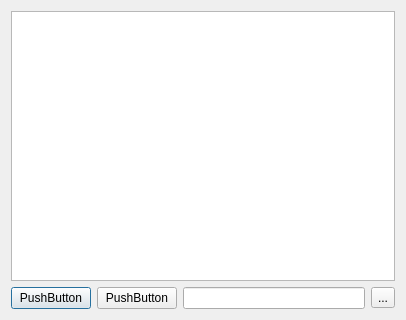
<?xml version="1.0" encoding="UTF-8"?>
<ui version="4.0">
 <class>Dialog_projection_PKAEMO4</class>
 <widget class="QDialog" name="Dialog_projection_PKAEMO4">
  <property name="geometry">
   <rect>
    <x>0</x>
    <y>0</y>
    <width>406</width>
    <height>320</height>
   </rect>
  </property>
  <property name="windowTitle">
   <string>Dialog</string>
  </property>
  <layout class="QGridLayout" name="gridLayout">
   <item row="0" column="0" colspan="4">
    <widget class="QTableWidget" name="tableWidget_files"/>
   </item>
   <item row="1" column="0">
    <widget class="QPushButton" name="pushButton_start">
     <property name="text">
      <string>PushButton</string>
     </property>
    </widget>
   </item>
   <item row="1" column="1">
    <widget class="QPushButton" name="pushButton_Load">
     <property name="text">
      <string>PushButton</string>
     </property>
    </widget>
   </item>
   <item row="1" column="2">
    <widget class="QLineEdit" name="lineEdit"/>
   </item>
   <item row="1" column="3">
    <widget class="QToolButton" name="toolButton_FlePath">
     <property name="text">
      <string>...</string>
     </property>
    </widget>
   </item>
  </layout>
 </widget>
 <resources/>
 <connections/>
</ui>
